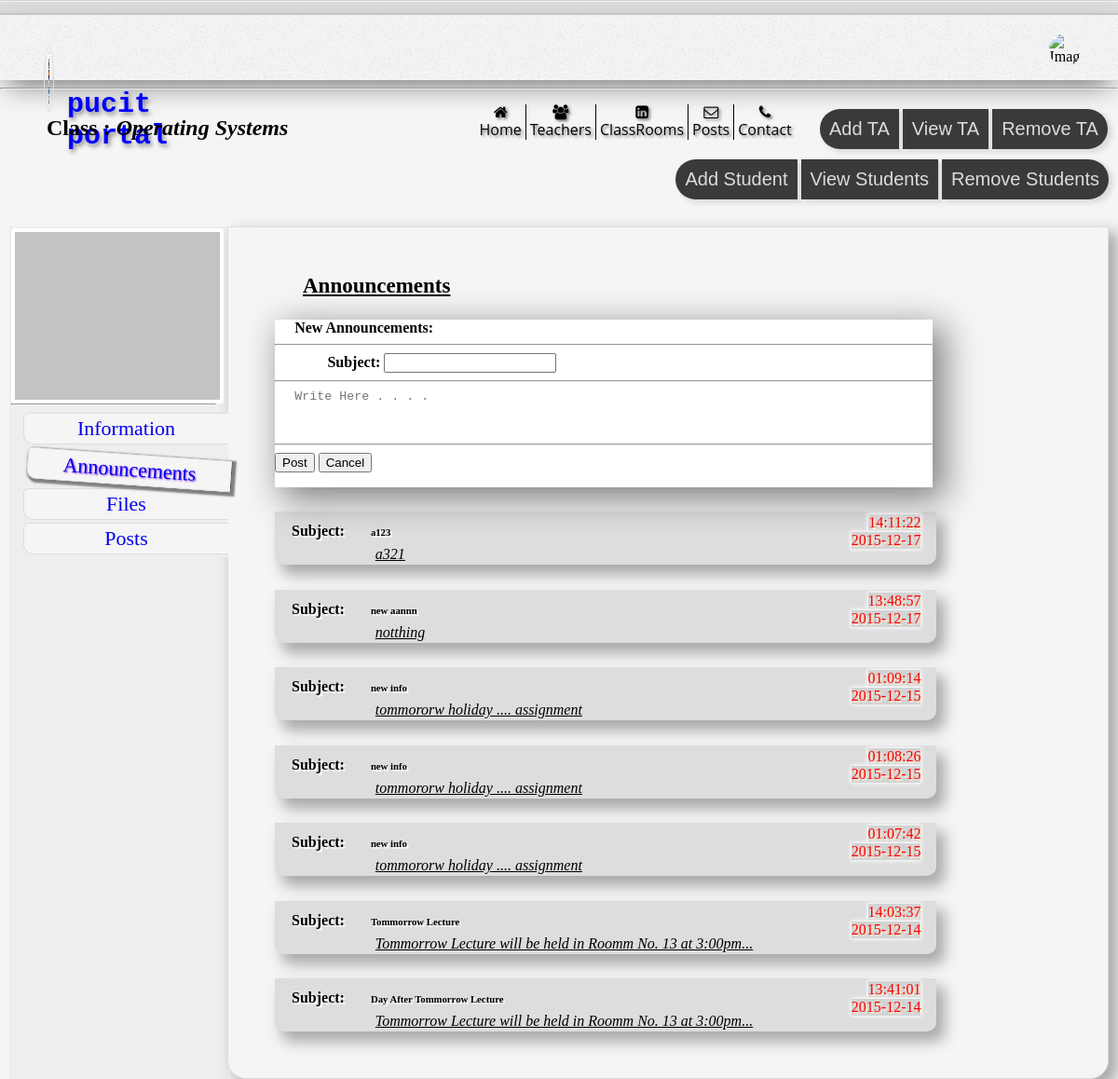
Screenshot of /PHP/Classrooms_HTML/ClassRooms_Announcements_Teacher_TA.php?class=1 (signed in) with the database file from the repository.
### tables this page shows
CREATE TABLE `classes` (
  `classId` int(4) unsigned NOT NULL AUTO_INCREMENT,
  `teacherId` int(4) unsigned DEFAULT NULL,
  `courseId` int(4) unsigned DEFAULT NULL,
  `description` longtext,
  `courseOutline` longtext,
  `image` varchar(45) DEFAULT NULL,
  PRIMARY KEY (`classId`)
);

CREATE TABLE `courses` (
  `courseId` int(4) unsigned NOT NULL AUTO_INCREMENT,
  `courseName` varchar(50) DEFAULT NULL,
  `credits` int(1) DEFAULT NULL,
  `description` longtext,
  PRIMARY KEY (`courseId`)
);

CREATE TABLE `announcemnet` (
  `subject` varchar(45) DEFAULT NULL,
  `description` longtext,
  `time` datetime DEFAULT CURRENT_TIMESTAMP,
  `classId` int(4) unsigned DEFAULT NULL,
  `global` tinyint(1) NOT NULL DEFAULT '0'
);

### PHP/Classrooms_HTML/ClassRooms_Announcements_Teacher_TA.php (the view, shortened to what this page needs)
        <?php
        include ('thead.php');
        include ('../header.php');
        include ('classbodyhead_t.php');
        ?>
<?php $c=$_REQUEST['class']; ?>
<ul id="sub-nav" class="sub_child_content" style="min-width: 220px;position: relative;left: 13;">
                        <li><a href=<?php echo '"ClassRooms_Info_TA_Teacher.php?class='.$c.'"' ?> >Information </a></li>
                        <li class="li_active"><a href=<?php echo '"ClassRooms_Announcements_Teacher_TA.php?class='.$c.'"' ?>>Announcements</a></li>
                        <li><a href=<?php echo '"ClassRooms_Files_TA_Teacher.php?class='.$c.'"' ?>>Files</a></li>
                        <li><a href=<?php echo '"ClassRooms_Posts_Teacher_TA.php?class='.$c.'"' ?>>Posts</a></li>
                    </ul>
                    </div>
                    <div id="Announcements" class="sub_child_content sub_main_content" >
                        <h3>Announcements</h3>
                        <div id="new_annouce" class="new_post">
                            <h4 style="display: inline;">New Announcements:</h4><hr>
                            <form>
                                <div class="subject"><h4>Subject:</h4>
                                    <input type="text" name="ns">
                                </div>
                                <hr/>
                                <textarea id="new_announce_text" name='na' class="new_text" placeholder="Write Here . . . . "></textarea>
                                <hr>
                                <div class="" id="btn_div" >
                                    <input class="btn" type="submit" class="" value="Post" name="Post">
                                    <input class="btn" type="button" value="Cancel">
                                </div>
                            </form>
                        </div>
                        <div class="post_wrapper">
                            <?php
                            $sql = 'Select * from announcemnet where classId='.$_REQUEST['class'].' order by time desc;';
                            $res = $db->query($sql);
                            while($row = $res->fetch(PDO::FETCH_ASSOC))
                            {
                                echo '<div class="post">
                <div class="post_header">
                    <div class="posted_by" style="text-shadow:2px 2px 1px white;">
                        &nbsp;&nbsp;&nbsp;
                        Subject: &nbsp;&nbsp;&nbsp;&nbsp;&nbsp;
                        <h6 style="display:inline;">'.$row['subject'].'</h6>
                    </div>
                    <div id="date-time">
                        <div class="time"> '.substr($row['time'],strpos($row['time'],' ')).' </div> <br>
                        <div class="date"> '.substr($row['time'],0,strpos($row['time'],' ')).' </div>
                    </div>
                </div>
                <div class="detail">'.$row['description'].'</div>
            </div>';
                            }
                            ?>
                        </div>
                    </div>
                </div>
            </div>
        </div>
    </body>
</html>

### PHP/Classrooms_HTML/classbodyhead_t.php (shortened to what this page needs)
<hr style="margin-top:20px;">
        <div id="class-announcements-page">
            <div id="class-announcements-content">
                <h2 style="min-width: 70%;display: inline-block;">Class : <i>
                    <?php
        $sql = 'select c.courseName,c1.image from courses c,classes c1 where c.courseId = c1.courseId and classId ='.$_REQUEST['class'];
        $res = $db->query($sql);
        $row = $res->fetch(PDO::FETCH_ASSOC);
            echo $row['courseName'];
                    $img = '../'.$row['image'];
                    if((empty($img) == true) || (file_exists($img) == false))
                    {
                        $img = '../image/default.jpg';
                    }
                    ?>
                    </i></h2>
                <?php
                $sql = "Select type from person where id = ".$_SESSION['user'];
    $res = $db->query($sql);
    $row = $res->fetch(PDO::FETCH_ASSOC);
        $t = $row['type'];
        if($t==1){
                include('classTA.php');
        }
                ?>
                <div id="sub-content">
                    <div id="class-announcements-sidebar" class="sub_child_content" style="border: 0px solid black;">
                        <div id="class-logo-announcements-content">
                            <img src=<?php echo $img; ?> alt="Image Not Found...." >
                        </div>
                        <hr/>

### PHP/css/style.css (style rules this page uses)
div,p { padding: 0px; border: 0px solid black; }
#class-announcements-sidebar { margin-left:50px; margin-right:20px; }
#class-announcements-content { margin-left:10px; margin-right:10px; }
#class-announcements-page { width: 100%; }
#class-logo-announcements-content { margin: auto; width: 220px; height: 180px; }
#class-announcements-content h2 { padding-left: 40px; }
#class-logo-announcements-content img { width: 100%; height: 100%; background-color: #fff; border-radius: 4px; padding: 4px; }
#sub-content #Announcements .subject h4 { display: inline; }
#sub-content #Announcements h3 { font-size: 23px; text-decoration: underline; margin-left: 30px; }
#sub-content #Announcements .subject { display: inline; font-size: 16px; position: relative; left: 5%; background-color: white; }
#sub-content #Announcements .detail { margin-left: 15%; font-style: italic; text-decoration: underline; margin-top: 1% }
#sub-content .sub_main_content .new_post { background-color: white; box-shadow: 10px 10px 35px 3px grey; width: 80%; display: inline-block; }
.post_wrapper .post .post_header { display: table; width: 100%; margin-bottom: -10; }
.post_wrapper .post .post_header > * { display: table-cell; border: 0px solid black; }
#sub-content .sub_main_content .post_wrapper .post .post_header .posted_by { font-weight: bold; font-family: Verdana, Geneva, Times; vertical-align: middle; }
#sub-content .sub_main_content .post_wrapper .post .post_header #date-time { vertical-align: middle; text-align: end; padding-right: 2%; color: red; text-shadow: 2px 2px 1px blanchedalmond; }
#sub-content .sub_main_content .post_wrapper .post .post_header #date-time > * { background-color: lightgray; display: inline-block; box-shadow: .2px .2px 4px 1px white; margin-top: 1; }
#sub-content .sub_main_content .post_wrapper > * { margin-top: 3%; border: 2px solid #ddd; background-color: #ddd; width: 80%; box-shadow: 8px 10px 015px 1px darkgrey; border-bottom-left-radius: 10px; border-bottom-right-radius: 10px; }
#sub-content .new_text { width: 80%; margin-left: 3%; padding: 0; height: 50px; border: 0; resize: none; }
#sub-content .sub_main_content .new_post h4 { margin-left: 3%; margin-bottom: 3%; display: inline; }
#sub-content .sub_child_content { display: table-cell; clear: both; background-color: #EEEEEE; padding-right: 12px; padding-left: 2px; padding-top: 2px; }
#sub-content { display: table; -webkit-column-span: all; -webkit-column-count: 5; -webkit-column-rule: 2px dotted }
#sub-content .sub_main_content { min-height: 300px; width: 100%; background-color: whitesmoke; border: 1px solid #ddd; border-bottom-left-radius: 20px; border-bottom-right-radius: 20px; z-index: 0; padding-top: 50px; padding-left: 50px; padding-bottom: 50px; box-shadow: 8px 8px 15px 2px #aaa; margin-left: 3%; vertical-align: middle; -webkit-column-fill: 60%; }
#sub-content #sub-nav > * { padding: 3; font-size: 22px; border-top-left-radius: 5px; border-bottom-left-radius: 10px; border-bottom: 1px #ddd solid; border-left: 1px #ddd solid; border-top: 1px #ddd solid; background-color: #F5F5F5; z-index: 13; text-align: center; margin-bottom: 3px; }
#sub-content #sub-nav { margin-top: 30px; padding: 0; list-style: none; }
.li_active { position: relative; left: 4px; border: 1px solid #4c4c4c; box-shadow: 2px 2px 2px 2px grey; text-shadow: 1px 1px 2px blueviolet; transform: rotate(4deg); margin-top: 10px; }

### PHP/css/headr.css (style rules this page uses)
body { margin: 0; background-color: whitesmoke; }

### rows the page displays
classes: courseId.courseName "Operating Systems"
announcemnet: subject "a123", time "14:11:22", time "2015-12-17", description "a321"
announcemnet: subject "new aannn", time "13:48:57", time "2015-12-17", description "notthing"
announcemnet: subject "new info", time "01:09:14", time "2015-12-15", description "tommororw holiday .... assignment"
announcemnet: subject "new info", time "01:08:26", time "2015-12-15", description "tommororw holiday .... assignment"
announcemnet: subject "new info", time "01:07:42", time "2015-12-15", description "tommororw holiday .... assignment"
announcemnet: subject "Tommorrow Lecture", time "14:03:37", time "2015-12-14", description "Tommorrow Lecture will be held in Roomm No. 13 at 3:00pm..."
announcemnet: subject "Day After Tommorrow Lecture", time "13:41:01", time "2015-12-14", description "Tommorrow Lecture will be held in Roomm No. 13 at 3:00pm..."
